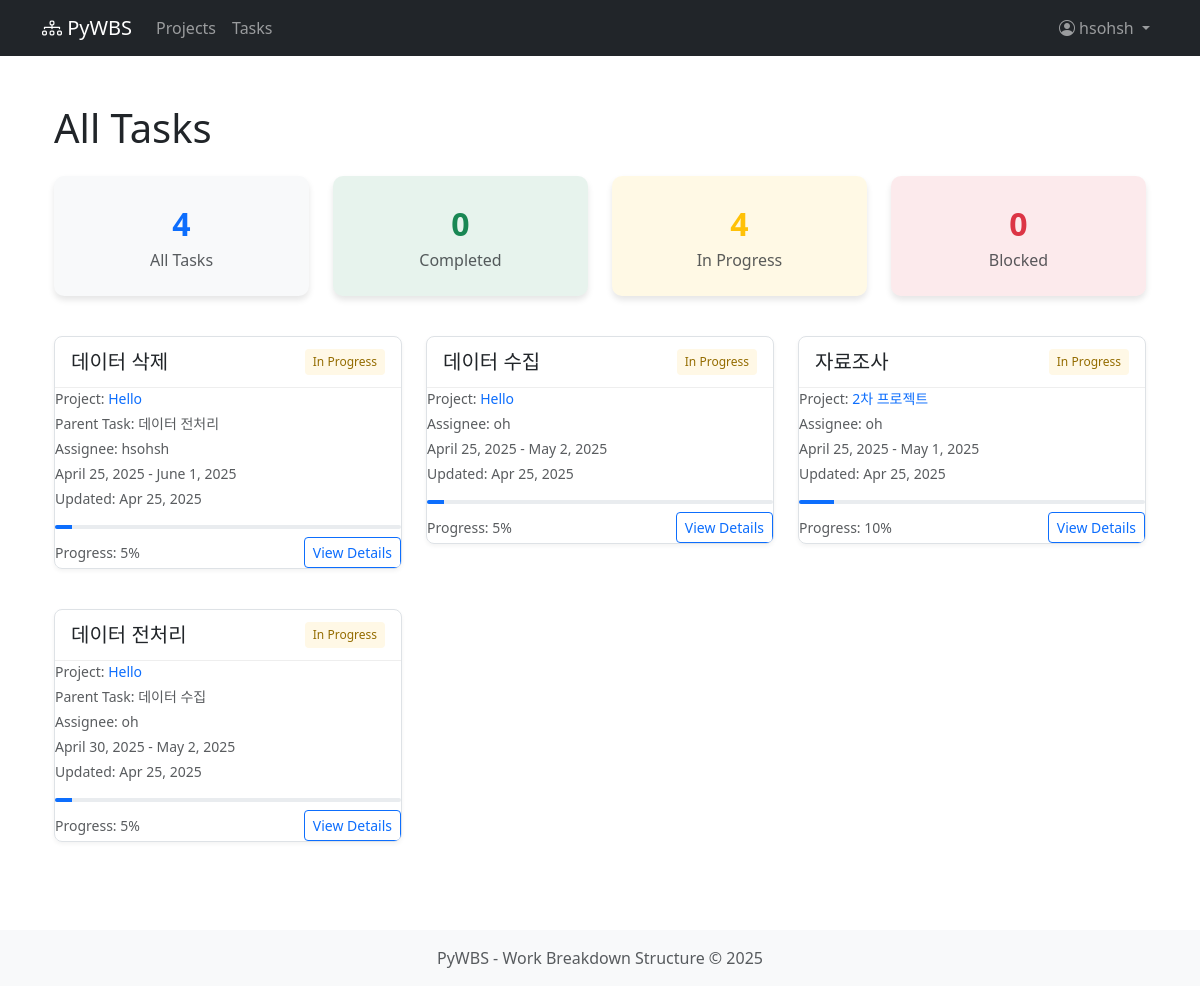
The app's page /tasks/ (signed in) with its own data.
### wbs/models/task.py (models this page shows, shortened)
class Task(TimeStampedModel):
    STATUS_CHOICES = [
        ('not_started', 'Not Started'),
        ('in_progress', 'In Progress'),
        ('completed', 'Completed'),
        ('blocked', 'Blocked'),
    ]
    project = models.ForeignKey('Project', on_delete=models.CASCADE, related_name='tasks')
    parent = models.ForeignKey('self', on_delete=models.CASCADE, null=True, blank=True, related_name='subtasks')
    title = models.CharField(max_length=200)
    description = models.TextField(blank=True)
    assignee = models.ForeignKey(User, on_delete=models.SET_NULL, null=True, blank=True, related_name='assigned_tasks')
    start_date = models.DateField(default=timezone.now)
    end_date = models.DateField(null=True, blank=True)
    status = models.CharField(max_length=20, choices=STATUS_CHOICES, default='not_started')
    progress = models.PositiveIntegerField(default=0)  # 0-100
    order = models.IntegerField(default=0)  # 태스크 정렬 순서
    class Meta:
        ordering = ['start_date', 'title']

### wbs/models/project.py (models this page shows, shortened)
class Project(TimeStampedModel):
    name = models.CharField(max_length=200)
    description = models.TextField(blank=True)
    owner = models.ForeignKey(User, on_delete=models.CASCADE, related_name='projects')
    start_date = models.DateField(default=timezone.now)
    end_date = models.DateField(null=True, blank=True)
    progress = models.PositiveIntegerField(default=0)
    class Meta:
        ordering = ['-created_at']

### wbs/views/task.py (the view)
# urls.py: path('', task_list, name='task_list'),
@login_required
def task_list(request):
    projects = Project.objects.filter(owner=request.user)
    all_tasks = Task.objects.filter(project__in=projects)
    status = request.GET.get('status')
    if status in ['not_started', 'in_progress', 'completed', 'blocked']:
        tasks = all_tasks.filter(status=status)
        active_filter = status
    else:
        tasks = all_tasks
        active_filter = 'all'
    assignee = request.GET.get('assignee')
    if assignee == 'me':
        tasks = tasks.filter(assignee=request.user)
    elif assignee == 'unassigned':
        tasks = tasks.filter(assignee=None)
    not_started = all_tasks.filter(status='not_started').count()
    in_progress = all_tasks.filter(status='in_progress').count()
    completed = all_tasks.filter(status='completed').count()
    blocked = all_tasks.filter(status='blocked').count()
    context = {
        'tasks': tasks,
        'active_filter': active_filter,
        'not_started_tasks': not_started,
        'in_progress_tasks': in_progress,
        'completed_tasks': completed,
        'blocked_tasks': blocked,
    }
    return render(request, 'wbs/task/task_list.html', context)

### wbs/templates/wbs/task/task_list.html (shortened to what this page needs)
{% extends 'wbs/base.html' %}
{% block content %}
<div class="container py-4">
    <div class="d-flex justify-content-between align-items-center mb-4">
        <h1 class="mb-0">All Tasks</h1>
    </div>
    <div class="row mb-4">
        <div class="col-md-3 mb-3">
            <a href="{% url 'task_list' %}{% if active_filter != 'all' %}?status=all{% endif %}" class="text-decoration-none">
                <div class="stats-card bg-light text-center">
                    <div class="stats-number">{{ not_started_tasks|add:in_progress_tasks|add:completed_tasks|add:blocked_tasks }}</div>
                    <div class="text-muted">All Tasks</div>
                </div>
            </a>
        </div>
        <div class="col-md-3 mb-3">
            <a href="{% url 'task_list' %}?status=completed" class="text-decoration-none">
                <div class="stats-card bg-success bg-opacity-10 text-center">
                    <div class="stats-number text-success">{{ completed_tasks }}</div>
                    <div class="text-muted">Completed</div>
                </div>
            </a>
        </div>
        <div class="col-md-3 mb-3">
            <a href="{% url 'task_list' %}?status=in_progress" class="text-decoration-none">
                <div class="stats-card bg-warning bg-opacity-10 text-center">
                    <div class="stats-number text-warning">{{ in_progress_tasks }}</div>
                    <div class="text-muted">In Progress</div>
                </div>
            </a>
        </div>
        <div class="col-md-3 mb-3">
            <a href="{% url 'task_list' %}?status=blocked" class="text-decoration-none">
                <div class="stats-card bg-danger bg-opacity-10 text-center">
                    <div class="stats-number text-danger">{{ blocked_tasks }}</div>
                    <div class="text-muted">Blocked</div>
                </div>
            </a>
        </div>
    </div>
    <div class="row">
        {% for task in tasks %}
        <div class="col-md-6 col-lg-4 mb-4">
            <div class="task-card border">
                <div class="task-card-header d-flex justify-content-between align-items-center">
                    <h5 class="mb-0">{{ task.title }}</h5>
                    <span class="task-status-badge status-{{ task.status }}">{{ task.get_status_display }}</span>
                </div>
                <div class="card-body">
                    <div class="mb-3">
                        <small class="text-muted d-block mb-1">Project: <a href="{% url 'project_detail' task.project.pk %}" class="text-decoration-none">{{ task.project.name }}</a></small>
                        {% if task.parent %}
                        <small class="text-muted d-block mb-1">Parent Task: {{ task.parent.title }}</small>
                        {% endif %}
                        {% if task.assignee %}
                        <small class="text-muted d-block mb-1">Assignee: {{ task.assignee.username }}</small>
                        {% endif %}
                        <small class="text-muted d-block mb-1">
                            {% if task.start_date %}
                            {{ task.start_date|date }} - {{ task.end_date|date }}
                            {% else %}
                            No dates set
                            {% endif %}
                        </small>
                        <small class="text-muted d-block">Updated: {{ task.updated_at|date:"M d, Y" }}</small>
                    </div>
                    <div class="progress mb-2" style="height: 4px;">
                        <div class="progress-bar" role="progressbar" style="width: {{ task.progress }}%" aria-valuenow="{{ task.progress }}" aria-valuemin="0" aria-valuemax="100"></div>
                    </div>
                    <div class="d-flex justify-content-between align-items-center">
                        <small class="text-muted">Progress: {{ task.progress }}%</small>
                        <a href="{% url 'task_detail' project_pk=task.project.pk pk=task.pk %}" class="btn btn-sm btn-outline-primary">View Details</a>
                    </div>
                </div>
            </div>
        </div>
        {% endfor %}
    </div>
</div>
{% endblock %}

### wbs/templates/wbs/base.html (shortened to what this page needs)
{% load static %}
<!DOCTYPE html>
<html lang="ko">
<head>
    <link href="https://cdn.jsdelivr.net/npm/bootstrap@5.3.2/dist/css/bootstrap.min.css" rel="stylesheet">
    <link href="https://cdn.jsdelivr.net/npm/bootstrap-icons@1.11.1/font/bootstrap-icons.css" rel="stylesheet">
    <link href="https://cdn.jsdelivr.net/npm/frappe-gantt/dist/frappe-gantt.css" rel="stylesheet">
</head>
<body>
    <header>
        <nav class="navbar navbar-expand-lg navbar-dark bg-dark">
            <div class="container">
                <a class="navbar-brand" href="{% url 'project_list' %}">
                    <i class="bi bi-diagram-3"></i> PyWBS
                </a>
                <div class="collapse navbar-collapse" id="navbarNav">
                    <ul class="navbar-nav">
                        <li class="nav-item">
                            <a class="nav-link" href="{% url 'project_list' %}">Projects</a>
                        </li>
                        <li class="nav-item">
                            <a class="nav-link" href="{% url 'task_list' %}">Tasks</a>
                        </li>
                    </ul>
                    <ul class="navbar-nav ms-auto">
                        {% if user.is_authenticated %}
                        <li class="nav-item dropdown">
                            <a class="nav-link dropdown-toggle" href="#" id="navbarDropdown" role="button" data-bs-toggle="dropdown">
                                <i class="bi bi-person-circle"></i> {{ user.username }}
                            </a>
                        </li>
                        {% else %}
                        <li class="nav-item">
                            <a class="nav-link" href="{% url 'login' %}">Login</a>
                        </li>
                        {% endif %}
                    </ul>
                </div>
            </div>
        </nav>
    </header>
    <main class="container py-4">
        {% block content %}{% endblock %}
    </main>
    <footer class="bg-light py-3 mt-auto">
        <div class="container text-center">
            <p class="text-muted mb-0">PyWBS - Work Breakdown Structure &copy; {% now "Y" %}</p>
        </div>
    </footer>
</body>
</html>

### wbs/templates/wbs/task/task_list.html (style rules this page uses)
.stats-card { border-radius: 10px; box-shadow: 0 4px 6px rgba(0, 0, 0, 0.1); padding: 1.5rem; transition: transform 0.2s; }
.stats-number { font-size: 2rem; font-weight: 600; }
.task-card { box-shadow: 0 2px 4px rgba(0, 0, 0, 0.05); transition: transform 0.2s; margin-bottom: 1rem; border-radius: 8px; overflow: hidden; }
.task-card-header { padding: 0.75rem 1rem; border-bottom: 1px solid #eee; }
.task-status-badge { font-size: 0.75rem; padding: 0.25rem 0.5rem; border-radius: 4px; }
.status-in_progress { background-color: #fff8e6; color: #946c00; }

### wbs/templates/wbs/base.html (style rules this page uses)
:root { --sidebar-width: 250px; }
.progress { height: 0.5rem; }
.task-card { border-left: 4px solid transparent; }
body { min-height: 100vh; display: flex; flex-direction: column; }
main { flex: 1; }

### records on screen
Task: title "데이터 삭제", status "In Progress", project.name "Hello", parent "데이터 전처리", assignee.username "hsohsh", start_date "April 25, 2025", end_date "June 1, 2025", updated_at "Apr 25, 2025", progress "5"
Task: title "데이터 수집", status "In Progress", project.name "Hello", assignee.username "oh", start_date "April 25, 2025", end_date "May 2, 2025", updated_at "Apr 25, 2025", progress "5"
Task: title "자료조사", status "In Progress", project.name "2차 프로젝트", assignee.username "oh", start_date "April 25, 2025", end_date "May 1, 2025", updated_at "Apr 25, 2025", progress "10"
Task: title "데이터 전처리", status "In Progress", project.name "Hello", parent "데이터 수집", assignee.username "oh", start_date "April 30, 2025", end_date "May 2, 2025", updated_at "Apr 25, 2025", progress "5"

### other values on screen
{{ user.username }} "hsohsh"
{{ completed_tasks }} "0"
{{ in_progress_tasks }} "4"
{{ blocked_tasks }} "0"
